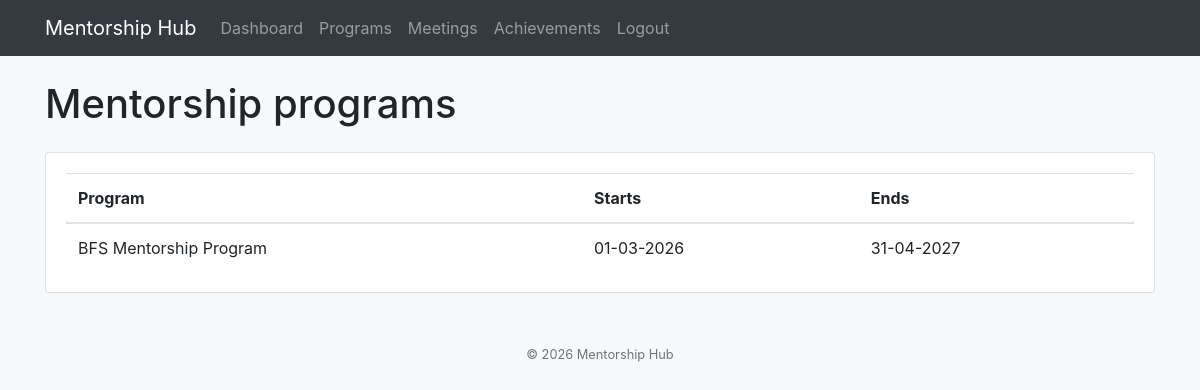
The page /programs (signed in) on the database as committed earlier.
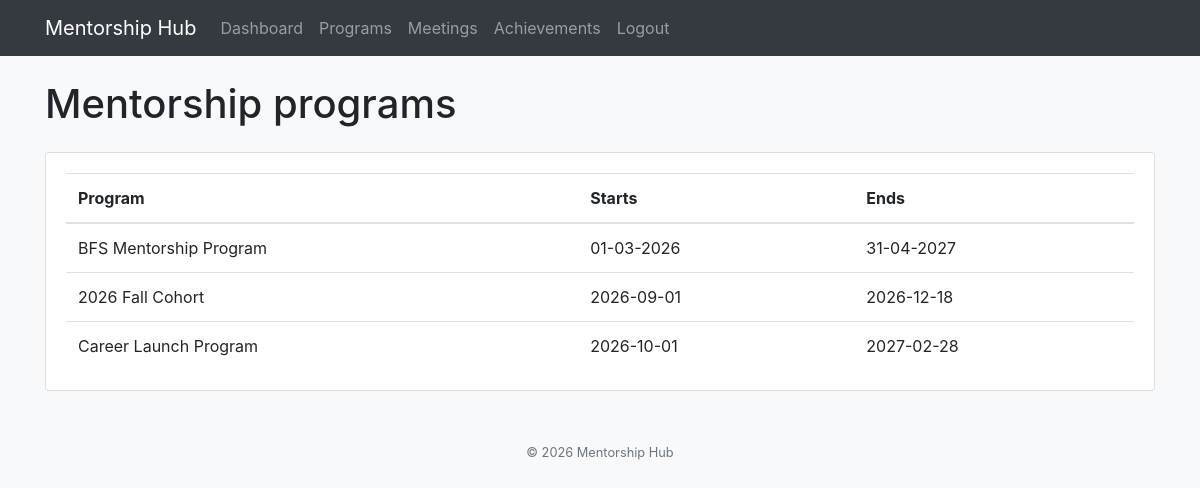
The same page on the database as committed later.
### tables this page shows
CREATE TABLE Program (
    ProgramID INTEGER PRIMARY KEY AUTOINCREMENT,
    ProgramName TEXT,
    StartDate TEXT,
    EndDate TEXT
);

### app.py (the view)
@app.route('/programs')
def programs():
    if 'user_name' not in session:
        return redirect(url_for('login'))
    conn = sqlite3.connect(DB_PATH)
    programs = conn.execute('SELECT ProgramName, StartDate, EndDate FROM Program ORDER BY StartDate').fetchall()
    conn.close()
    return render_template('programs.html', programs=programs)

### templates/programs.html (shortened to what this page needs)
{% extends "base.html" %}
{% block content %}
<h1 class="mb-4">Mentorship programs</h1>
<div class="card shadow-sm">
    <div class="card-body">
        <div class="table-responsive">
            <table class="table align-middle mb-0">
                <thead>
                    <tr>
                        <th>Program</th>
                        <th>Starts</th>
                        <th>Ends</th>
                    </tr>
                </thead>
                <tbody>
                    {% for program in programs %}<tr>
                        <td>{{ program[0] }}</td>
                        <td>{{ program[1] }}</td>
                        <td>{{ program[2] }}</td>
                    </tr>{% else %}<tr>
                        <td colspan="3" class="text-muted">No programs available.</td>
                    </tr>{% endfor %}
                </tbody>
            </table>
        </div>
    </div>
</div>
{% endblock %}

### templates/base.html (shortened to what this page needs)
<!DOCTYPE html>
<html lang="en">
<head>
    <link href="{{ url_for('static', filename='css/bootstrap.min.css') }}" rel="stylesheet">
</head>
<body class="bg-light">
    <nav class="navbar navbar-expand-lg navbar-dark bg-dark">
        <div class="container">
            <a class="navbar-brand" href="{{ url_for('dashboard') }}">Mentorship Hub</a>
            <div class="collapse navbar-collapse" id="navMenu">
                <ul class="navbar-nav ms-auto">
                    <li class="nav-item">
                        <a class="nav-link" href="{{ url_for('dashboard') }}">Dashboard</a>
                    </li>
                    <li class="nav-item">
                        <a class="nav-link" href="{{ url_for('programs') }}">Programs</a>
                    </li>
                    <li class="nav-item">
                        <a class="nav-link" href="{{ url_for('meetings') }}">Meetings</a>
                    </li>
                    <li class="nav-item">
                        <a class="nav-link" href="{{ url_for('achievements') }}">Achievements</a>
                    </li>
                    <li class="nav-item">
                        <a class="nav-link" href="{{ url_for('logout') }}">Logout</a>
                    </li>
                </ul>
            </div>
        </div>
    </nav>
    <main class="container mt-4 mb-5">
        {% block content %}{% endblock %}
    </main>
    <footer class="text-center text-muted mt-5 mb-3">
        <small>&copy; 2026 Mentorship Hub</small>
    </footer>
</body>
</html>

Rows that differ between the two databases and show on the page:
added Program: ProgramName "2026 Fall Cohort", StartDate "2026-09-01", EndDate "2026-12-18"
added Program: ProgramName "Career Launch Program", StartDate "2026-10-01", EndDate "2027-02-28"
